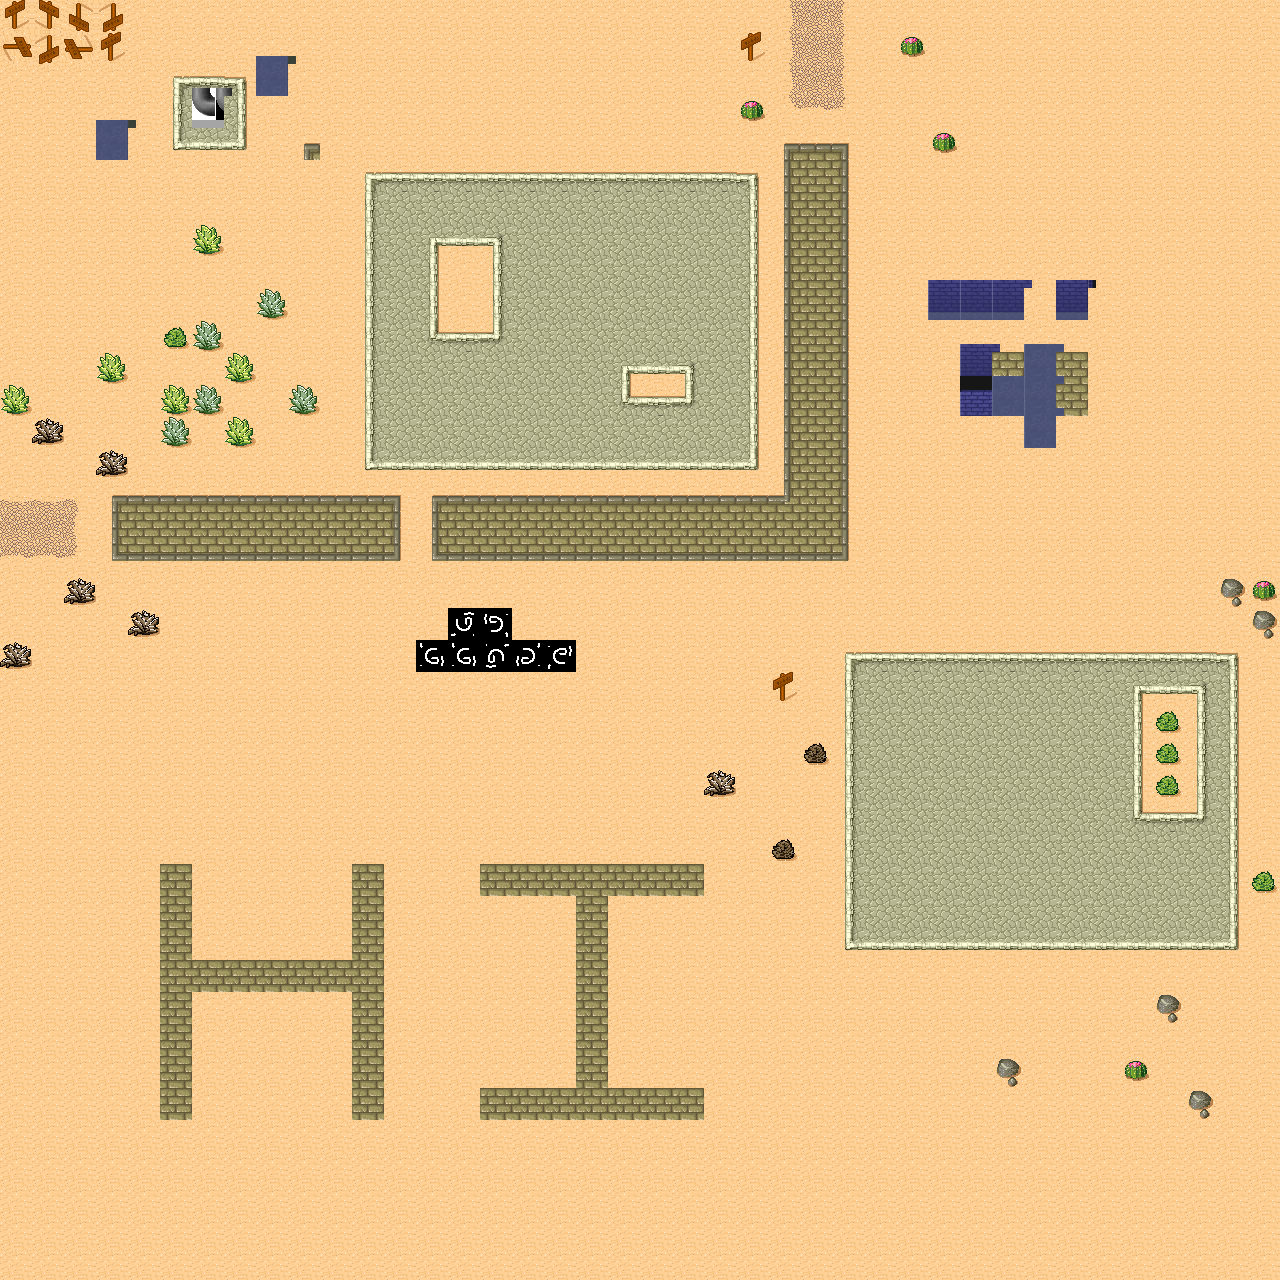

Rendered tile map (Tiled .tmx) drawn with the repository's tilesets; below, a short description and the map source with its tile grids summarised:
An orthogonal 40x40 tile map with 32x32 px tiles, 2 tile layers (Ground, Rotation test), 1 hidden layer not drawn, 3 tilesets.

<map version="1.0" orientation="orthogonal" width="40" height="40" tilewidth="32" tileheight="32">
 <tileset firstgid="1" name="Desert" tilewidth="32" tileheight="32" spacing="1" margin="1">
  <image source="tmw_desert_spacing.png" width="265" height="199" />
  <tile id="0">
   <properties>
    <property name="something here" value="true" />
   </properties>
  </tile>
  <tile id="4">
   <properties>
    <property name="moar" value="1.0" />
   </properties>
  </tile>
  <tile id="45">
   <properties>
    <property name="prop1" value="1.0" />
    <property name="prop2" value="2.0" />
    <property name="prop3null" value="" />
   </properties>
  </tile>
  <tile id="47">
   <properties>
    <property name="last" value="" />
   </properties>
  </tile>
 </tileset>
 <tileset firstgid="49" name="sewer_tileset" tilewidth="40" tileheight="40">
  <image source="sewer_tileset.png" trans="ff00ff" width="192" height="217" />
 </tileset>
 <tileset firstgid="69" name="rotation_test" tilewidth="32" tileheight="32">
  <image source="rotation_test.png" width="96" height="96" />
 </tileset>
 <layer name="Tile Layer 2" width="40" height="40" visible="0">
  <data>[1600 cells, 76 non-empty, 15 distinct tile ids]</data>
 </layer>
 <layer name="Ground" width="40" height="40">
  <data>[1600 cells, 1600 non-empty, 46 distinct tile ids]</data>
 </layer>
 <layer name="Rotation test" width="40" height="40">
  <data>[1600 cells, 7 non-empty, 1 distinct tile ids]</data>
 </layer>
</map>
